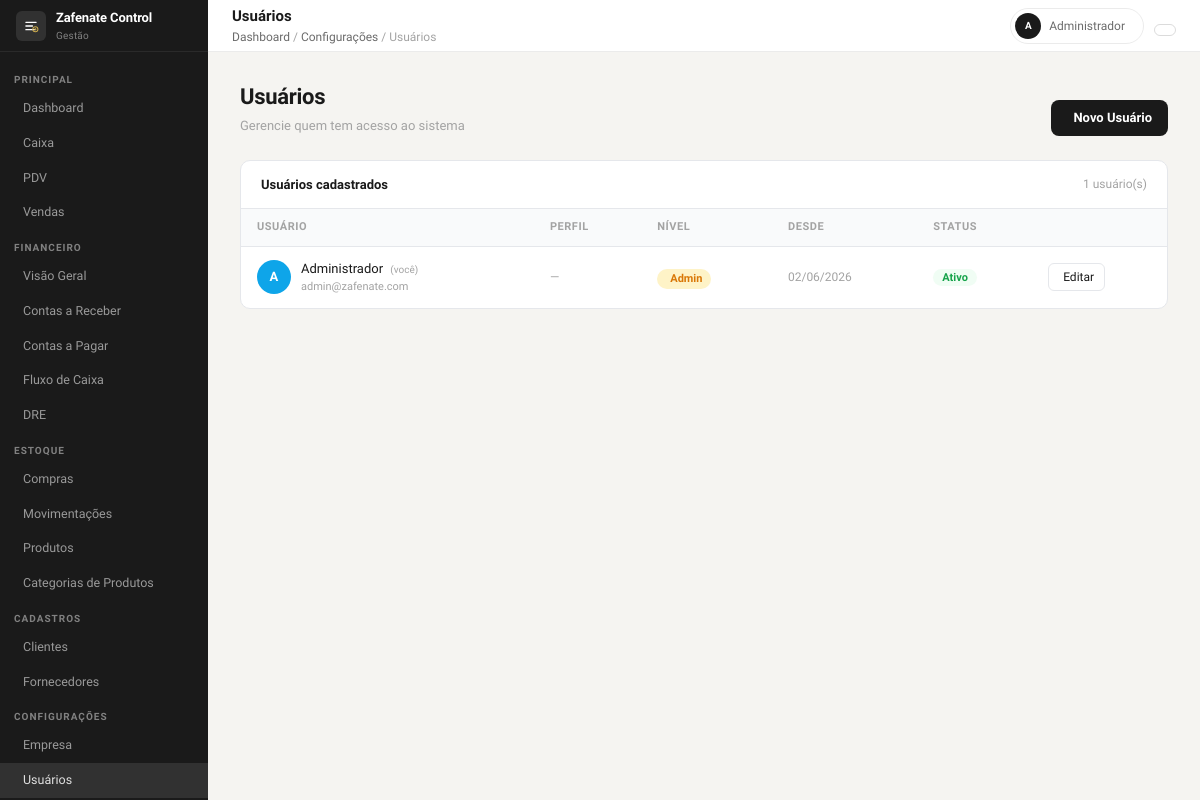
/config/usuarios (signed in), run on the app's committed database.
### tables this page shows
CREATE TABLE IF NOT EXISTS usuarios (
    id            INT UNSIGNED AUTO_INCREMENT PRIMARY KEY,
    nome          VARCHAR(100) NOT NULL,
    email         VARCHAR(100) NOT NULL,
    senha         VARCHAR(255) NOT NULL,
    nivel         ENUM('admin', 'gerente', 'operador') DEFAULT 'operador',
    ativo         TINYINT(1)   NOT NULL DEFAULT 1,
    criado_em     DATETIME     NOT NULL DEFAULT CURRENT_TIMESTAMP,
    atualizado_em DATETIME     NOT NULL DEFAULT CURRENT_TIMESTAMP ON UPDATE CURRENT_TIMESTAMP,
    
    UNIQUE KEY uk_usuario_email (email)
);

### app/core/Controller.php (called while the page is built, shortened)
<?php
abstract class Controller
{
    protected function view(string $view, array $data = []): void
    {
        $viewSanitizada = str_replace(['.', '/', '\\'], DIRECTORY_SEPARATOR, $view);
        $path = dirname(__DIR__) . DIRECTORY_SEPARATOR . 'views' . DIRECTORY_SEPARATOR . $viewSanitizada . '.php';
        extract($data, EXTR_SKIP);
        require $path;
    }
}

### app/controllers/ConfigController.php (called while the page is built, shortened)
<?php
class ConfigController extends Controller
{
    private Database   $db;
    private PerfilModel $perfilModel;
    public function __construct()
    {
        $this->db          = Database::getInstance();
        $this->perfilModel = new PerfilModel();
    }
    public function usuarios(): void
    {
        $usuarios = $this->db->fetchAll("
        SELECT u.*, p.nome AS perfil_nome
        FROM usuarios u
        LEFT JOIN perfis p ON p.id = u.perfil_id
        ORDER BY u.nome ASC
    ");
        $perfis = $this->perfilModel->listar();
        $this->view('config/usuarios', [
            'pageTitle'  => 'Usuários',
            'usuarios'   => $usuarios,
            'perfis'     => $perfis,
            'breadcrumb' => [
                ['label' => 'Dashboard', 'url' => '/dashboard'],
                ['label' => 'Configurações', 'url' => '#'],
                ['label' => 'Usuários', 'url' => '#'],
            ],
        ]);
    }
}

### bootstrap.php (called while the page is built, shortened)
<?php
if (file_exists(APP_ROOT . '/config/config.php')) {
    require_once APP_ROOT . '/config/config.php';
}
spl_autoload_register(function (string $class): void {
    if (str_starts_with($class, 'App\\')) {
        $relative = substr($class, 4);
        $file = APP_ROOT . '/app/' . str_replace('\\', '/', $relative) . '.php';
    }
});
if (file_exists(APP_ROOT . '/app/helpers/functions.php')) {
    require_once APP_ROOT . '/app/helpers/functions.php';
}
$router = new Router();
$router->middleware('auth',  \App\Middleware\AuthMiddleware::class);
$router->middleware('guest', \App\Middleware\GuestMiddleware::class);
$router->middleware('csrf',  \App\Middleware\CsrfMiddleware::class);
$request = new Request();
try {
    $router->dispatch($request);
} catch (\Throwable $e) {
    if (defined('APP_DEBUG') && APP_DEBUG) {
        echo '<pre style="background:#1e1e1e;color:#ef4444;padding:20px;font-family:monospace;border-radius:8px;overflow:auto;">';
        echo '<strong>' . get_class($e) . '</strong>: ' . htmlspecialchars($e->getMessage()) . "\n\n";
        echo htmlspecialchars($e->getTraceAsString());
        echo '</pre>';
    } else {
        http_response_code(500);
        echo 'Ocorreu um erro interno no servidor.';
    }
}

### public/index.php (called while the page is built)
<?php
require_once dirname(__DIR__) . '/bootstrap.php';

### config/config.php (called while the page is built, shortened)
<?php
function env(string $key, mixed $default = null): mixed
{
    $value = $_ENV[$key] ?? getenv($key);
    return ($value !== false && $value !== null && $value !== '') ? $value : $default;
}

### config/database.php (called while the page is built)
<?php
return [
    'driver'   => 'mysql',
    'host'     => env('DB_HOST', 'localhost'),
    'port'     => env('DB_PORT', '3306'),
    'database' => env('DB_NAME', 'zafenate_control'),
    'username' => env('DB_USER', 'root'),
    'password' => env('DB_PASS', ''),
    'charset'  => env('DB_CHARSET', 'utf8mb4'),
    'options'  => [
        PDO::ATTR_ERRMODE            => PDO::ERRMODE_EXCEPTION,
        PDO::ATTR_DEFAULT_FETCH_MODE => PDO::FETCH_ASSOC,
        PDO::ATTR_EMULATE_PREPARES   => false,
    ]
];

### app/core/Database.php (called while the page is built, shortened)
<?php
class Database
{
    private static ?Database $instance = null;
    private PDO $pdo;
    private function __construct()
    {
        $config = require dirname(__DIR__, 2) . '/config/database.php';
        $dsn = sprintf(
            '%s:host=%s;port=%d;dbname=%s;charset=%s',
            $config['driver'],
            $config['host'],
            $config['port'],
            $config['database'],
            $config['charset']
        );
        try {
            $this->pdo = new PDO($dsn, $config['username'], $config['password'], $config['options']);
        } catch (PDOException $e) {
            error_log('[Database] Falha na conexão: ' . $e->getMessage());
            throw new RuntimeException('Não foi possível conectar ao banco de dados.');
        }
    }
    public static function getInstance(): static
    {
        if (static::$instance === null) {
            static::$instance = new static();
        }
        return static::$instance;
    }
    public function fetchAll(string $sql, array $params = []): array
    {
        $stmt = $this->prepare($sql, $params);
        return $stmt->fetchAll();
    }
    private function prepare(string $sql, array $params): \PDOStatement
    {
        try {
            $stmt = $this->pdo->prepare($sql);
            $stmt->execute();
            return $stmt;
        } catch (PDOException $e) {
            $msg = '[Database] Query error: ' . $e->getMessage() . ' | SQL: ' . $sql;
            error_log($msg);
            if (defined('APP_DEBUG') && APP_DEBUG) {
                throw new RuntimeException($msg, 0, $e);
            }
            throw new RuntimeException('Erro ao executar operação no banco de dados.', 0, $e);
        }
    }
}

### app/helpers/functions.php (called while the page is built, shortened)
<?php
if (!function_exists('e')) {
    function e(?string $value): string
    {
        return htmlspecialchars($value ?? '', ENT_QUOTES | ENT_SUBSTITUTE, 'UTF-8');
    }
}

### app/core/Session.php (called while the page is built, shortened)
<?php
class Session
{
    public static function get(string $key, mixed $default = null): mixed
    {
        return $_SESSION[$key] ?? $default;
    }
}

### app/views/config/usuarios.php (the view, shortened to what this page needs)
<?php require VIEW_PATH . '/layouts/header.php'; ?>
<div class="zf-layout">
    <?php require VIEW_PATH . '/layouts/sidebar.php'; ?>
    <div class="zf-main">
        <?php require VIEW_PATH . '/layouts/navbar.php'; ?>
        <div class="zf-content cfg-page">
            <div class="cfg-topbar">
                <div>
                    <h1>Usuários</h1>
                    <p>Gerencie quem tem acesso ao sistema</p>
                </div>
                <a href="/config/usuarios/criar" class="btn-primary">
                    <i class="ti ti-plus"></i> Novo Usuário
                </a>
            </div>
            <div class="cfg-card">
                <div class="cfg-card-head">
                    <span class="cfg-card-head-title">Usuários cadastrados</span>
                    <span style="font-size:12px;color:var(--text-tertiary)"><?= count($usuarios) ?> usuário(s)</span>
                </div>
                <table class="cfg-table">
                    <thead>
                        <tr>
                            <th>Usuário</th>
                            <th>Perfil</th>
                            <th>Nível</th>
                            <th>Desde</th>
                            <th>Status</th>
                            <th></th>
                        </tr>
                    </thead>
                    <tbody>
                        <?php if (empty($usuarios)): ?>
                            <tr>
                                <td colspan="6" style="text-align:center;padding:40px;color:var(--text-tertiary);">
                                    <i class="ti ti-users" style="font-size:28px;display:block;margin-bottom:8px;opacity:.2;"></i>
                                    Nenhum usuário cadastrado.
                                </td>
                            </tr>
                        <?php else: ?>
                            <?php foreach ($usuarios as $u):
                                $cores = ['#6366f1', '#22c55e', '#f59e0b', '#ef4444', '#0ea5e9', '#8b5cf6'];
                                $cor   = $cores[crc32($u['nome']) % count($cores)];
                                $ini   = mb_strtoupper(mb_substr($u['nome'], 0, 1));
                                $logado = ((int)$u['id'] === (int)\App\Core\Session::get('usuario_id'));
                            ?>
                                <tr>
                                    <td>
                                        <div style="display:flex;align-items:center;gap:10px;">
                                            <div class="usr-avatar" style="background:<?= $cor ?>;"><?= $ini ?></div>
                                            <div>
                                                <div class="usr-name">
                                                    <?= e($u['nome']) ?>
                                                    <?php if ($logado): ?>
                                                        <span style="font-size:10px;color:var(--text-tertiary);margin-left:4px;">(você)</span>
                                                    <?php endif; ?>
                                                </div>
                                                <div class="usr-email"><?= e($u['email']) ?></div>
                                            </div>
                                        </div>
                                    </td>
                                    <td>
                                        <?php if ($u['perfil_nome']): ?>
                                            <span style="font-size:12px;font-weight:500;"><?= e($u['perfil_nome']) ?></span>
                                        <?php else: ?>
                                            <span style="font-size:12px;color:var(--text-tertiary);">—</span>
                                        <?php endif; ?>
                                    </td>
                                    <td>
                                        <?php $badgeNivel = match ($u['nivel']) {
                                            'admin'   => 'badge-admin',
                                            'gerente' => 'badge-gerente',
                                            default   => 'badge-operador',
                                        }; ?>
                                        <span class="badge-nivel <?= $badgeNivel ?>">
                                            <?= ucfirst(e($u['nivel'])) ?>
                                        </span>
                                    </td>
                                    <td style="color:var(--text-tertiary);font-size:12px;">
                                        <?= date('d/m/Y', strtotime($u['criado_em'])) ?>
                                    </td>
                                    <td>
                                        <?php if ($u['ativo']): ?>
                                            <span class="badge-status-on"><i class="ti ti-circle-filled" style="font-size:8px;"></i> Ativo</span>
                                        <?php else: ?>
                                            <span class="badge-status-off"><i class="ti ti-circle" style="font-size:8px;"></i> Inativo</span>
                                        <?php endif; ?>
                                    </td>
                                    <td>
                                        <div style="display:flex;gap:6px;">
                                            <a href="/config/usuarios/<?= $u['id'] ?>/editar" class="btn-sm-action">
                                                <i class="ti ti-pencil"></i> Editar
                                            </a>
                                        </div>
                                    </td>
                                </tr>
                            <?php endforeach; ?>
                        <?php endif; ?>
                    </tbody>
                </table>
            </div>
        </div>
    </div>
</div>
<?php require VIEW_PATH . '/layouts/footer.php'; ?>

### app/core/Router.php (shortened to what this page needs)
<?php
class Router
{
    private array  $routes          = [];
    private string $groupPrefix     = '';
    private array  $groupMiddleware = [];
    public function group(array $options, callable $callback): void
    {
        $prevPrefix     = $this->groupPrefix;
        $prevMiddleware = $this->groupMiddleware;
        $this->groupPrefix     .= $options['prefix'] ?? '';
        $this->groupMiddleware  = array_merge($this->groupMiddleware, $options['middleware'] ?? []);
        $this->groupPrefix     = $prevPrefix;
        $this->groupMiddleware = $prevMiddleware;
    }
    private function add(string $method, string $uri, string $action, array $middleware): void
    {
        $this->routes[] = [
            'method'     => $method,
            'pattern'    => $this->uriToPattern($this->groupPrefix . $uri),
            'action'     => $action,
            'middleware' => array_merge($this->groupMiddleware, $middleware),
        ];
    }
    public function dispatch(Request $request): void
    {
        $uri    = $this->normalize($request->uri());
        $method = $request->method();
        foreach ($this->routes as $route) {
            if ($route['method'] !== $method) {
                continue;
            }
            if (!preg_match($route['pattern'], $uri, $matches)) {
                continue;
            }
            $params = array_filter($matches, 'is_string', ARRAY_FILTER_USE_KEY);
            $this->runAction($route['action'], $request, $params);
            return;
        }
    }
    private function runAction(string $action, Request $request, array $params): void
    {
        [$controllerName, $method] = explode('@', $action, 2);
        $controller = new $class();
        $controller->$method($request, ...array_values($params));
    }
    private function uriToPattern(string $uri): string
    {
        $escaped = preg_replace('/\{([a-zA-Z_][a-zA-Z0-9_]*)\}/', '(?P<$1>[^/]+)', $uri);
        return '#^' . $escaped . '$#u';
    }
    private function normalize(string $uri): string
    {
        $clean = '/' . trim($uri, '/');
        return ($clean === '/') ? '/' : rtrim($clean, '/');
    }
}

### data on the page
usuarios: nome "A", nome "Administrador", shows "(você)", email "admin@zafenate.com", nivel "Admin", criado_em "02/06/2026", ativo "Ativo"

### other printed values
$item['label'] "Dashboard"
$item['label'] "Configurações"
$item['label'] "Usuários"
count($usuarios) "1"
